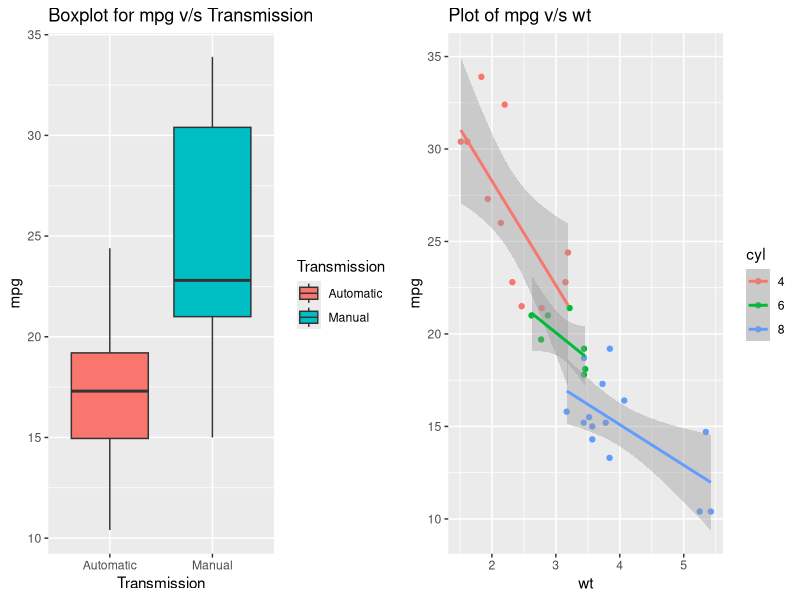
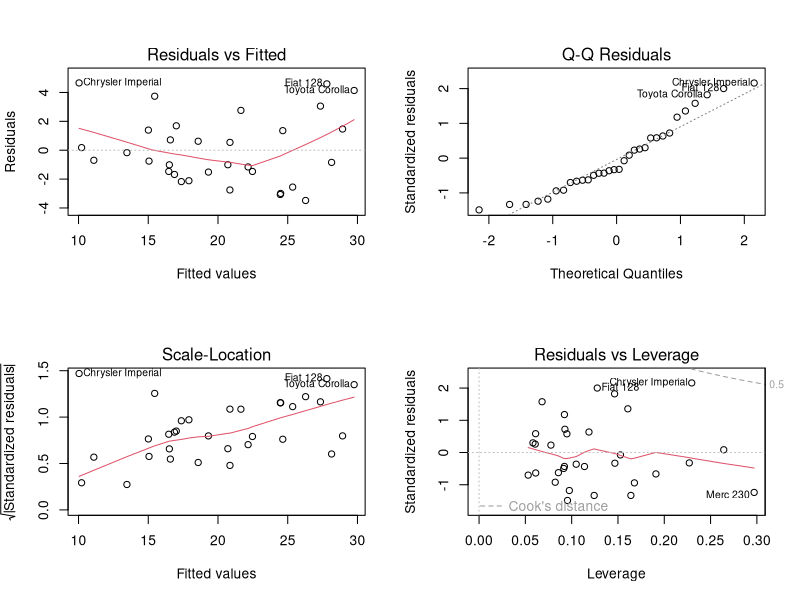

The R source for these figures, in order:
## ---- chunk 1
# Loading the required libraries
library(ggplot2)
library(datasets)
library(gridExtra)

#Loading the dataset
data(mtcars)

#Converting the numeric variables to factors
mtcars$cyl <- as.factor(mtcars$cyl)
mtcars$vs <- as.factor(mtcars$vs)
mtcars$am <- as.factor(mtcars$am)
mtcars$gear <- as.factor(mtcars$gear)
mtcars$carb <- as.factor(mtcars$carb)
names(mtcars)[9] <- "Transmission"
levels(mtcars$Transmission) <- c("Automatic","Manual")
## ---- chunk 2
#Regression Model-1 : mpg as outcome and 'am' as the variable
fit_am <- lm(mpg ~ Transmission, data=mtcars)
summary(fit_am)
## ---- chunk 3
#Regression Model-2 : mpg as outcome with all input variables
fit_all <- lm(mpg ~ ., data=mtcars)
summary(fit_all)
## ---- chunk 4
#Regression Model-3 : Backward selection to identify the significant variables
fit_back <- step(fit_all, k=log(nrow(mtcars)))
## ---- chunk 5
summary(fit_back)
## ---- chunk 6
# Plot for the relation between mpg and Transmission
g <- ggplot(mtcars, aes(x=Transmission, y=mpg))
g <- g + geom_boxplot(aes(fill=Transmission))
g <- g + labs(title = "Boxplot for mpg v/s Transmission")

g2 <- ggplot(mtcars, aes(x=wt, y=mpg))
g2 <- g2 + geom_point(aes(colour=cyl))
g2 <- g2 + geom_smooth(method=lm, aes(colour=cyl))
g2 <- g2 + labs(title="Plot of mpg v/s wt")

grid.arrange(g, g2, ncol=2)
## ---- chunk 7
# Plot for for final selection model
par(mfrow = c(2,2))
plot(fit_back)
